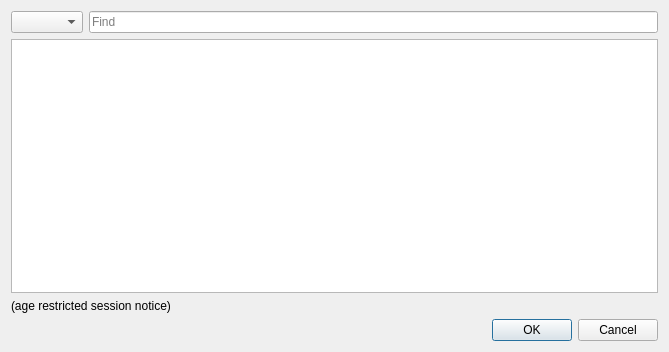
<?xml version="1.0" encoding="UTF-8"?>
<ui version="4.0">
 <class>SessionListingDialog</class>
 <widget class="QDialog" name="SessionListingDialog">
  <property name="geometry">
   <rect>
    <x>0</x>
    <y>0</y>
    <width>669</width>
    <height>352</height>
   </rect>
  </property>
  <property name="windowTitle">
   <string>Public sessions</string>
  </property>
  <layout class="QVBoxLayout" name="verticalLayout">
   <item>
    <layout class="QHBoxLayout" name="horizontalLayout">
     <item>
      <widget class="QComboBox" name="listserver"/>
     </item>
     <item>
      <widget class="QLineEdit" name="filter">
       <property name="placeholderText">
        <string>Find</string>
       </property>
       <property name="clearButtonEnabled">
        <bool>true</bool>
       </property>
      </widget>
     </item>
    </layout>
   </item>
   <item>
    <widget class="QStackedWidget" name="liststack">
     <property name="currentIndex">
      <number>0</number>
     </property>
     <widget class="QWidget" name="page">
      <layout class="QHBoxLayout" name="horizontalLayout_2">
       <property name="spacing">
        <number>0</number>
       </property>
       <property name="leftMargin">
        <number>0</number>
       </property>
       <property name="topMargin">
        <number>0</number>
       </property>
       <property name="rightMargin">
        <number>0</number>
       </property>
       <property name="bottomMargin">
        <number>0</number>
       </property>
       <item>
        <widget class="QTableView" name="listing">
         <property name="selectionMode">
          <enum>QAbstractItemView::SingleSelection</enum>
         </property>
         <property name="selectionBehavior">
          <enum>QAbstractItemView::SelectRows</enum>
         </property>
         <property name="showGrid">
          <bool>false</bool>
         </property>
         <property name="sortingEnabled">
          <bool>true</bool>
         </property>
         <attribute name="verticalHeaderVisible">
          <bool>false</bool>
         </attribute>
        </widget>
       </item>
      </layout>
     </widget>
     <widget class="QWidget" name="page_2">
      <layout class="QHBoxLayout" name="horizontalLayout_3">
       <item>
        <widget class="QLabel" name="errormessage">
         <property name="text">
          <string notr="true">Error message</string>
         </property>
         <property name="textFormat">
          <enum>Qt::PlainText</enum>
         </property>
         <property name="alignment">
          <set>Qt::AlignLeading|Qt::AlignLeft|Qt::AlignTop</set>
         </property>
        </widget>
       </item>
      </layout>
     </widget>
    </widget>
   </item>
   <item>
    <widget class="QLabel" name="nsfmSessionsLabel">
     <property name="text">
      <string notr="true">(age restricted session notice)</string>
     </property>
     <property name="textInteractionFlags">
      <set>Qt::LinksAccessibleByKeyboard|Qt::LinksAccessibleByMouse</set>
     </property>
    </widget>
   </item>
   <item>
    <widget class="QDialogButtonBox" name="buttonBox">
     <property name="orientation">
      <enum>Qt::Horizontal</enum>
     </property>
     <property name="standardButtons">
      <set>QDialogButtonBox::Cancel|QDialogButtonBox::Ok</set>
     </property>
    </widget>
   </item>
  </layout>
 </widget>
 <resources/>
 <connections>
  <connection>
   <sender>buttonBox</sender>
   <signal>accepted()</signal>
   <receiver>SessionListingDialog</receiver>
   <slot>accept()</slot>
   <hints>
    <hint type="sourcelabel">
     <x>248</x>
     <y>254</y>
    </hint>
    <hint type="destinationlabel">
     <x>157</x>
     <y>274</y>
    </hint>
   </hints>
  </connection>
  <connection>
   <sender>buttonBox</sender>
   <signal>rejected()</signal>
   <receiver>SessionListingDialog</receiver>
   <slot>reject()</slot>
   <hints>
    <hint type="sourcelabel">
     <x>316</x>
     <y>260</y>
    </hint>
    <hint type="destinationlabel">
     <x>286</x>
     <y>274</y>
    </hint>
   </hints>
  </connection>
 </connections>
</ui>
